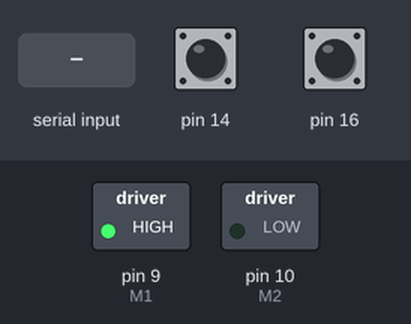
Bench run of a sketch on a simulated Arduino Uno, built with avr-gcc and run on an emulated ATmega328P. Shown: switched loads named in the sketch (green lamp = pin HIGH). Inputs (shaded band) come from the test bench; at power-on: pin 14 HIGH, pin 16 HIGH. What the sketch prints to the serial monitor is not drawn.

Above: at 1.2 s.
1.3 s: "90,45\n" received over Serial
At 2.5 s:
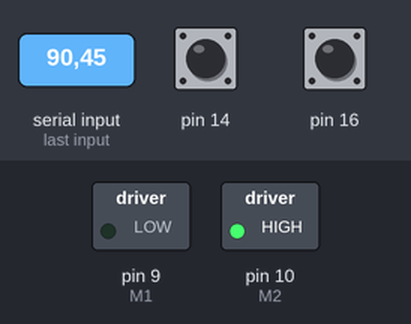
2.8 s: "5\n" received over Serial
At 3.3 s:
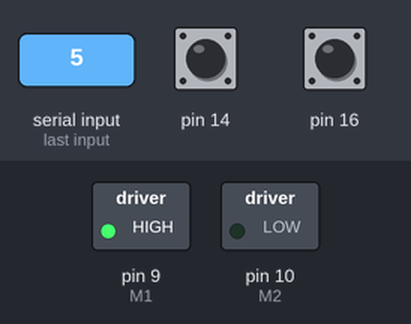
4.3 s: "30,150\n" received over Serial
At 4.9 s:
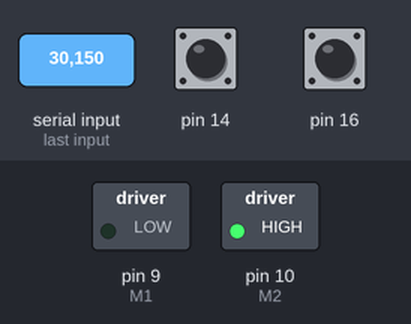
Timing chart, 0 to 7.3 s (numbered marks = the images above; inputs shaded):
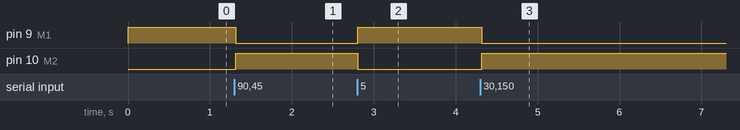

Measured:
- after the input at 1.3 s, pin 9 (M1): HIGH → LOW at once; pin 10 (M2): LOW → HIGH at once
- after the input at 2.8 s, pin 9 (M1): LOW → HIGH at once; pin 10 (M2): HIGH → LOW at once
- after the input at 4.3 s, pin 9 (M1): HIGH → LOW at once; pin 10 (M2): LOW → HIGH at once

The sketch:

DC_motor_encoder_using_hardware_circuit.ino
```cpp
//pcf8575 library: https://github.com/skywodd/pcf8574_arduino_library/tree/master/PCF8575
// Thanks to Brett Beauregard for his nice PID library http://brettbeauregard.com/blog/2011/04/improving-the-beginners-pid-introduction/

#include <PID_v1.h>  // Required to compute PID
#include <Wire.h>    // Required for I2C communication
#include "PCF8575.h" // Required for PCF8575
#define M1              9
#define M2              10

PCF8575 expander;

String inString = "";
double kp =140, ki =0 , kd =0.1;          // modify for optimal performance
double input = 0, output = 0, setpoint = 0;
long temp;
volatile int encoderPos = 0;
PID myPID(&input, &output, &setpoint, kp, ki, kd, DIRECT);  // if motor will only run at full speed try 'REVERSE' instead of 'DIRECT'

void setup() {
  TCCR1B = TCCR1B & 0b11111000 | 1;                   // set 31KHz PWM to prevent motor noise
  myPID.SetMode(AUTOMATIC);
  myPID.SetSampleTime(1);
  myPID.SetOutputLimits(-255, 255);
  expander.begin(0x20);
  Serial.begin (115200);                              // for debugging
  setpoint= 0.0;
}

void loop() {
   encoderPos= (expander.read());  // Read the encoder value

   input = (encoderPos*360.0)/2200.0 ;  // Calculate the current position of the joint.

   if (encoderPos > 2250)
       pwmOut(-255);
   else if (encoderPos < -2250)
       pwmOut(255);
   else
   {
      if (Serial.available() > 0) {
        int inChar = Serial.read();
        if (isDigit(inChar)) {
        // convert the incoming byte to a char and add it to the string:
        inString += (char)inChar;
      }
      // if you get a newline, print the string, then the string's value:
      if (inChar == '\n') {
        setpoint= (double)inString.toInt();

        // clear the string for new input:
        inString = "";
      }
      }
      Serial.print("C: ");
      Serial.println(input);                      // monitor motor position
      Serial.print("T ");
      Serial.println((int)setpoint);

      myPID.Compute();                                    // calculate new output
      //Serial.print("O ");
      //Serial.println((int)output);
      pwmOut(output);                                     // drive L298N H-Bridge module
 }
 Serial.print("E ");
 Serial.println(encoderPos);
}

void pwmOut(int out) {                                // to H-Bridge board
  if (out > 0) {
    analogWrite(M2, out);                             // drive motor CW
    analogWrite(M1, 0);
  }
  else {
    analogWrite(M2, 0);
    analogWrite(M1, abs(out));                        // drive motor CCW
  }
}
```
